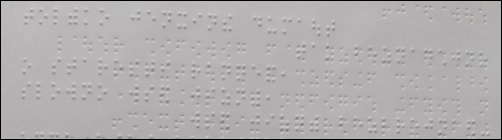
#> input picture image copy 2.png, 502 x 140 px; its folder holds only this picture in this run
$ python -i adaptive_braille_app.py   (imports and definitions only)
#> lines starting #> are read from the running program, lines starting #| are printed output that depends on the picture; after the words box and inside, x2 and y2 are one past the last pixel; in counts of white or black regions, pixels touching at a corner belong together
import streamlit as st
import cv2
import numpy as np
from PIL import Image

def apply_binarization(image_array, method="otsu", manual_threshold=127, block_size=11, C_value=2, adaptive_method="gaussian"):
    """
    Applies binarization to a given image using either Otsu's method, a manual threshold, or adaptive methods.
    If the image is colored, it is first converted to grayscale.

    Args:
        image_array (numpy.ndarray): The input image (can be grayscale or color).
        method (str): Binarization method. Can be "otsu", "manual", or "adaptive".
        manual_threshold (int): The threshold value to use if method is "manual".
        block_size (int): Size of a pixel neighborhood that is used to calculate a threshold value for the pixel.
                          Must be an odd number.
        C_value (int): Constant subtracted from the mean or weighted mean.
        adaptive_method (str): Type of adaptive thresholding. Can be "gaussian" or "mean".

    Returns:
        tuple: A tuple containing:
            - numpy.ndarray: The binarized image.
            - str: Information about the threshold value used (Otsu's, manual, or adaptive parameters).
            - numpy.ndarray: The grayscale version of the input image.
    """
#> called with method = 'otsu', manual_threshold = 127, block_size = 11, C_value = 2, adaptive_method = 'gaussian'
    # Tasvir rangli bo'lsa, kulrang tasvirga aylantirish
    if len(image_array.shape) == 3:
        grayscale_image = cv2.cvtColor(image_array, cv2.COLOR_RGB2GRAY)
    else:
        grayscale_image = image_array

    binarized_image = None
    used_threshold_info = ""

    if method == "otsu":
        # Otsu binarizatsiyasini qo'llash
        ret, binarized_image = cv2.threshold(grayscale_image, 0, 255, cv2.THRESH_BINARY + cv2.THRESH_OTSU)
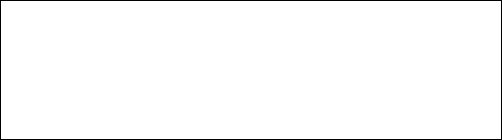
#> binarized_image: shape (140, 502); 98.2% white; black in thin lines or dots
#> ret = 0
        used_threshold_info = f"Otsu tomonidan hisoblangan: **{ret:.2f}**"
#> used_threshold_info = 'Otsu tomonidan hisoblangan: **0.00**'
    elif method == "manual":
        # Qo'lda binarizatsiyani qo'llash
        ret, binarized_image = cv2.threshold(grayscale_image, manual_threshold, 255, cv2.THRESH_BINARY)
        used_threshold_info = f"Qo'lda belgilangan: **{manual_threshold}**"
    elif method == "adaptive":
        # Adaptiv binarizatsiyani qo'llash
        if adaptive_method == "gaussian":
            # ADAPTIVE_THRESH_GAUSSIAN_C: chegara qiymati qo'shni piksellarning og'irlikdagi o'rtacha qiymati (Gaussiy oynasi bo'yicha).
            binarized_image = cv2.adaptiveThreshold(
                grayscale_image, 255, cv2.ADAPTIVE_THRESH_GAUSSIAN_C,
                cv2.THRESH_BINARY, block_size, C_value
            )
            used_threshold_info = f"Adaptiv (Gauss): Block Size **{block_size}**, C **{C_value}**"
        elif adaptive_method == "mean":
            # ADAPTIVE_THRESH_MEAN_C: chegara qiymati qo'shni piksel blokining o'rtacha qiymati.
            binarized_image = cv2.adaptiveThreshold(
                grayscale_image, 255, cv2.ADAPTIVE_THRESH_MEAN_C,
                cv2.THRESH_BINARY, block_size, C_value
            )
            used_threshold_info = f"Adaptiv (O'rtacha): Block Size **{block_size}**, C **{C_value}**"
    else:
        # Default holat yoki xato
        binarized_image = grayscale_image
        used_threshold_info = "Hech qanday binarizatsiya qo'llanilmagan"


    return binarized_image, used_threshold_info, grayscale_image

# [103 lines not run here, left out]

>>> import cv2
>>> picture = cv2.cvtColor(cv2.imread('image copy 2.png'), cv2.COLOR_BGR2RGB)
>>> result = apply_binarization(picture)

$ run again, on image copy 3.png
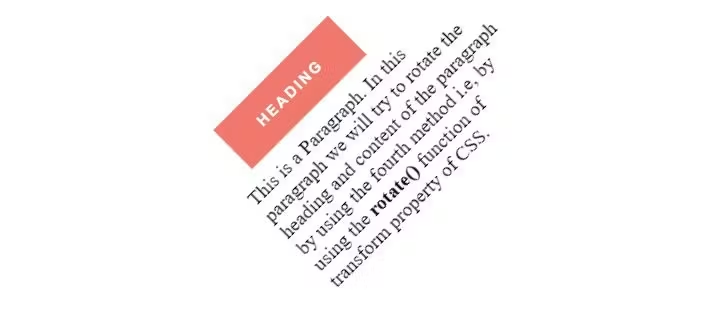
#> input picture image copy 3.png, 728 x 317 px
#> in apply_binarization, `grayscale_image = cv2.cvtColor(image_array, cv2.COLOR_RGB2GRAY)`:
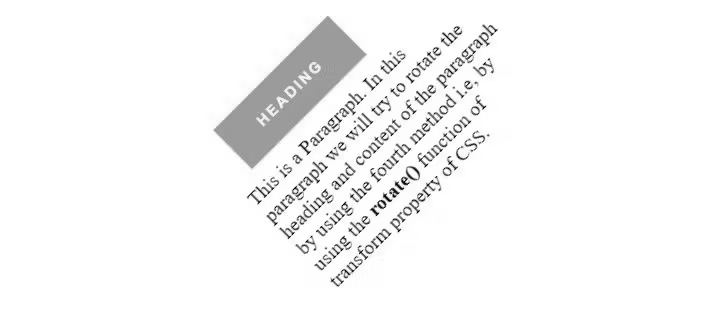
#> grayscale_image: shape (317, 728); min 1, max 255, mean 246.1
#> in apply_binarization, `ret, binarized_image = cv2.threshold(grayscale_image, 0, 255, cv2.THRE..`:
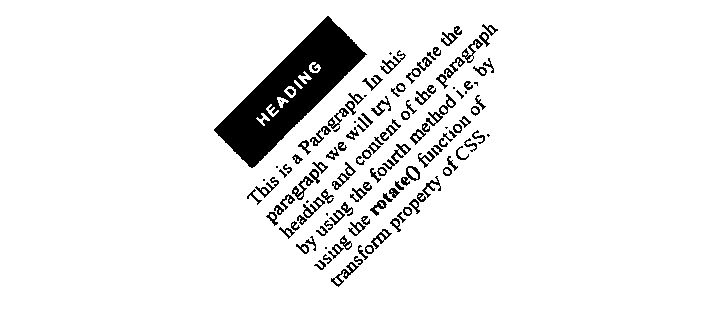
#> binarized_image: shape (317, 728); 93.1% white; 129 black regions (15 under 20 px), largest, box (x1, y1, x2, y2) and area: (214, 16, 367, 168) 8412, (426, 94, 456, 126) 203, (382, 144, 411, 170) 179
#> ret = 197
#> used_threshold_info = 'Otsu tomonidan hisoblangan: **197.00**'

$ run again, on image.png
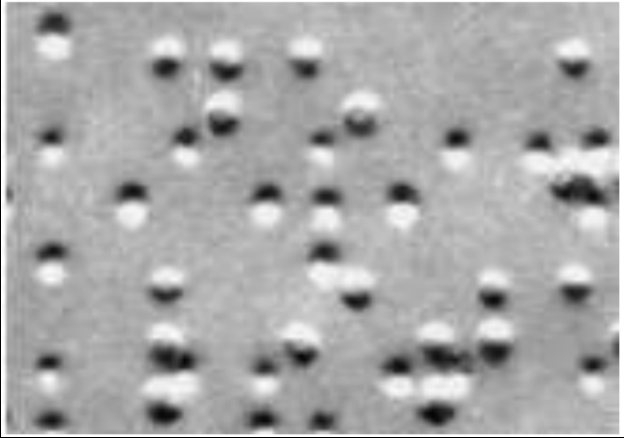
#> input picture image.png, 624 x 438 px
#> picture is the input picture: shape (438, 624, 3); min 0, max 255, mean 169.4
#> in apply_binarization, `ret, binarized_image = cv2.threshold(grayscale_image, 0, 255, cv2.THRE..`:
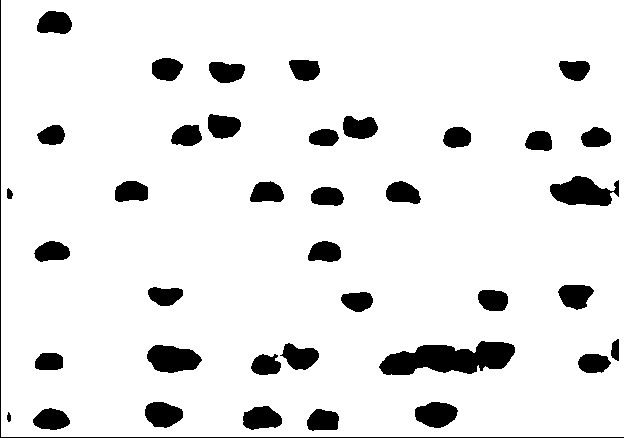
#> binarized_image: shape (438, 624); 91% white; 39 black regions, largest, box (x1, y1, x2, y2) and area: (379, 341, 515, 375) 3039, (550, 176, 619, 206) 1345, (147, 345, 202, 373) 1136
#> ret = 128
#> used_threshold_info = 'Otsu tomonidan hisoblangan: **128.00**'
